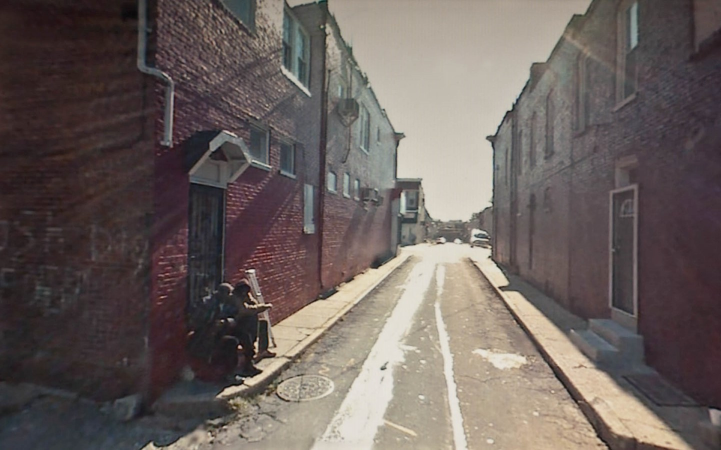
#> input picture 1.tiff, 1442 x 900 px (shown at 1/2 size); the run also reads 4 pictures not shown here
$ python Histogram.py
#> lines starting #> are read from the running program, lines starting #| are printed output that depends on the picture
import numpy as np
import math
import cv2
import imageio
from matplotlib import pyplot as plt

def equalizes(img,hist,cdf):

    row = np.size(img,0)
    col = np.size(img,1)
    newImg= np.zeros((row,col),np.uint8)
    for x in range(0,255):
        H= (cdf[x]*255-cdf[np.min(img)]*255)/(cdf[254]-cdf[np.min(img)])
        H=round(H)
        newImg[img==x]=H


    return newImg
"""
--------------------------------------------------------------------------------------------
"""
img1 = cv2.imread('1.tiff',0)
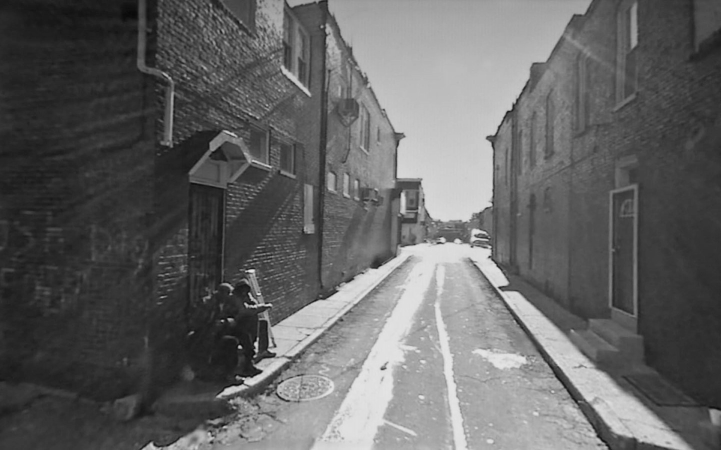
#> img1: shape (900, 1442) (shown at 1/2 size); min 6, max 232, mean 99.4
img2 = cv2.imread('2.png',0)
#> img2: shape (900, 1442); min 0, max 232, mean 99.7
gif  = imageio.mimread('3.gif')
#> gif = 1 item
img3 = cv2.cvtColor(gif[0],cv2.COLOR_BGR2GRAY)
img4 = cv2.imread('4.jpg',0)
#> img4: shape (900, 1442); min 6, max 232, mean 99.4
img5 = cv2.imread('5.bmp',0)
#> img5: shape (900, 1442); min 6, max 232, mean 99.4
"""
showing image
"""
plt.subplot(151),plt.imshow(img1,cmap="gray"),plt.axis("off"),plt.title("format:TIFF")
plt.subplot(152),plt.imshow(img2,cmap="gray"),plt.axis("off"),plt.title("format:PNG")
plt.subplot(153),plt.imshow(img3,cmap="gray"),plt.axis("off"),plt.title("format:GIF")
plt.subplot(154),plt.imshow(img4,cmap="gray"),plt.axis("off"),plt.title("format:JPG")
plt.subplot(155),plt.imshow(img4,cmap="gray"),plt.axis("off"),plt.title("format:BMP")
plt.show()
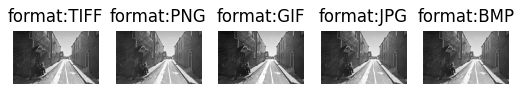
#> figure drawn by matplotlib, 5 panels


hist1,bins = np.histogram([img1],bins=range(256))
#> hist1 = 255 values, max 19413 at index 51, min 0 at index 0, mean 5089.4; bins = 256 values from 0 to 255

hist2 = cv2.calcHist([img1],[0],None,[256],[0,255])
#> hist2 = 256 values, max 19413 at index 51, min 0 at index 0, mean 5069.5
hist3 = cv2.calcHist([img3],[0],None,[256],[0,255])
#> hist3 = 256 values, max 30240 at index 55, min 0 at index 0, mean 5069.5
hist4 = cv2.calcHist([img4],[0],None,[256],[0,255])
#> hist4 = 256 values, max 19547 at index 52, min 0 at index 0, mean 5069.5
hist5 = cv2.calcHist([img5],[0],None,[256],[0,255])
#> hist5 = 256 values, max 19528 at index 52, min 0 at index 0, mean 5069.5


plt.subplot(511),plt.plot(hist1),plt.title("format:TIFF")
plt.subplot(512),plt.plot(hist2),plt.title("format:PNG")
plt.subplot(513),plt.plot(hist3),plt.title("format:GIF")
plt.subplot(514),plt.plot(hist4),plt.title("format:JPG")
plt.subplot(515),plt.plot(hist5),plt.title("format:BMP")
plt.show()
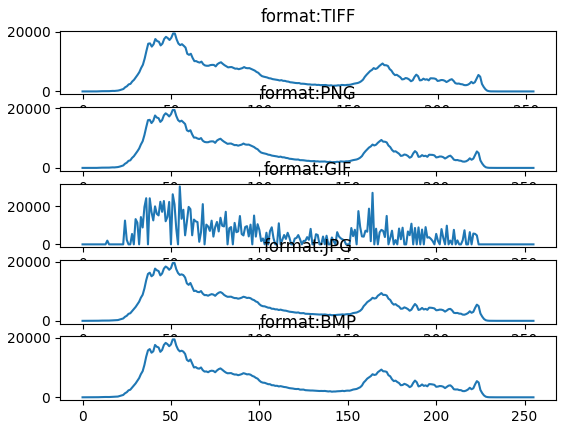
#> figure drawn by matplotlib, 5 panels; panel 1: curve peaks at x = 51, y = 19413; panel 2: curve peaks at x = 51, y = 19413; panel 3: curve peaks at x = 55, y = 30240; panel 4: curve peaks at x = 52, y = 19547

cdf1 = np.cumsum(hist1)
#> cdf1 = 255 values from 0 to 1297800
cdf2 = np.cumsum(hist2)
#> cdf2 = 256 values from 0 to 1297800
cdf3 = np.cumsum(hist3)
#> cdf3 = 256 values from 0 to 1297800
cdf4 = np.cumsum(hist4)
#> cdf4 = 256 values from 0 to 1297800
cdf5 = np.cumsum(hist5)
#> cdf5 = 256 values from 0 to 1297800
plt.subplot(511),plt.plot(cdf1),plt.title("format:TIFF")
plt.subplot(512),plt.plot(cdf2),plt.title("format:PNG")
plt.subplot(513),plt.plot(cdf3),plt.title("format:GIF")
plt.subplot(514),plt.plot(cdf4),plt.title("format:JPG")
plt.subplot(515),plt.plot(cdf5),plt.title("format:BMP")
plt.show()
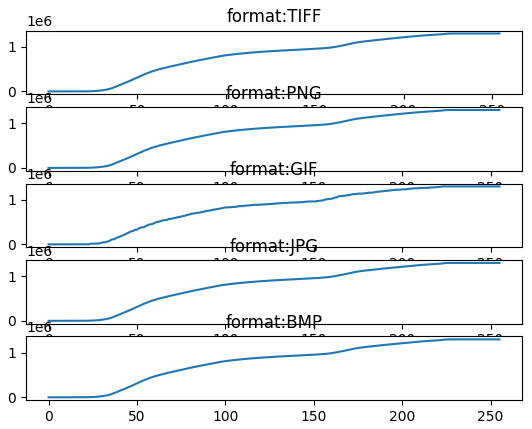
#> figure drawn by matplotlib, 5 panels; panel 1: curve peaks at x = 232, y = 1297800; panel 2: curve peaks at x = 232, y = 1297800; panel 3: curve peaks at x = 223, y = 1297800; panel 4: curve peaks at x = 232, y = 1297800


img1=equalizes(img1,hist1,cdf1)
#> in equalizes, `row = np.size(img,0)`: row = 900
#> in equalizes, `col = np.size(img,1)`: col = 1442
#> the loop in equalizes, `for x in range(0,255):` made 255 passes
#> H on passes 1 to 3: 0, 0, 0
#> after the loop in equalizes, `for x in range(0,255):`:
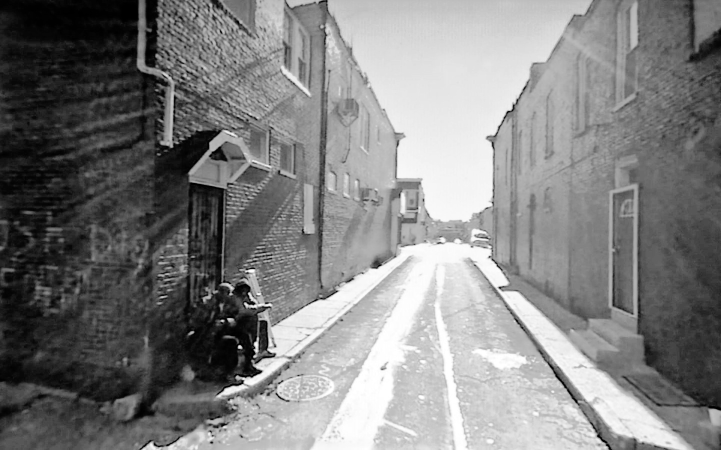
#> newImg: shape (900, 1442) (shown at 1/2 size); min 0, max 255, mean 128.4
img2=equalizes(img2,hist2,cdf2)
#> the loop in equalizes (call 2), `for x in range(0,255):` made 255 passes
img3=equalizes(img3,hist3,cdf3)
img4=equalizes(img4,hist4,cdf4)
img5=equalizes(img5,hist5,cdf5)
plt.subplot(151),plt.imshow(img1,cmap="gray"),plt.axis("off"),plt.title("format:TIFF")
plt.subplot(152),plt.imshow(img2,cmap="gray"),plt.axis("off"),plt.title("format:PNG")
plt.subplot(153),plt.imshow(img3,cmap="gray"),plt.axis("off"),plt.title("format:GIF")
plt.subplot(154),plt.imshow(img4,cmap="gray"),plt.axis("off"),plt.title("format:JPG")
plt.subplot(155),plt.imshow(img4,cmap="gray"),plt.axis("off"),plt.title("format:BMP")
plt.show()
hist1,bins = np.histogram([img1],bins=range(256))
#> hist1 = 255 values, max 19413 at index 65, min 0 at index 9, mean 5089.4
hist2 = cv2.calcHist([img2],[0],None,[255],[0,255])
#> hist2 = 255 values, max 67867 at index 24, min 0 at index 9, mean 5069.5
hist3 = cv2.calcHist([img3],[0],None,[255],[0,255])
#> hist3 = 255 values, max 30240 at index 81, min 0 at index 1, mean 5071.1
hist4 = cv2.calcHist([img4],[0],None,[255],[0,255])
#> hist4 = 255 values, max 19547 at index 69, min 0 at index 9, mean 5070.2
hist5 = cv2.calcHist([img5],[0],None,[255],[0,255])
#> hist5 = 255 values, max 19528 at index 69, min 0 at index 9, mean 5070.3

plt.subplot(511),plt.plot(hist1),plt.title("format:TIFF")
plt.subplot(512),plt.plot(hist2),plt.title("format:PNG")
plt.subplot(513),plt.plot(hist3),plt.title("format:GIF")
plt.subplot(514),plt.plot(hist4),plt.title("format:JPG")
plt.subplot(515),plt.plot(hist5),plt.title("format:BMP")
plt.show()
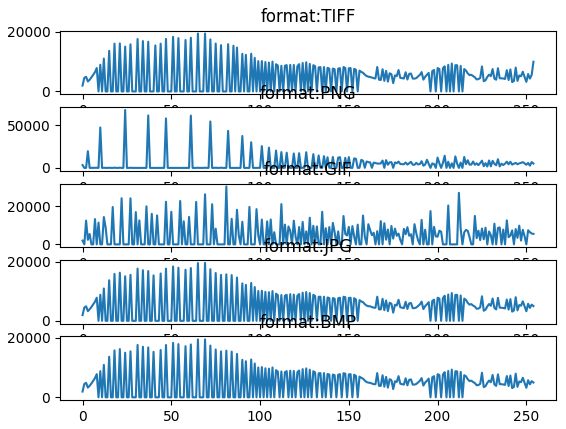
#> figure drawn by matplotlib, 5 panels; panel 1: curve peaks at x = 65, y = 19413; panel 2: curve peaks at x = 24, y = 67867; panel 3: curve peaks at x = 81, y = 30240; panel 4: curve peaks at x = 69, y = 19547
cdf1 = np.cumsum(hist1)
#> cdf1 = 255 values from 1959 to 1297800
cdf2 = np.cumsum(hist2)
#> cdf2 = 255 values from 3322 to 1292716
cdf3 = np.cumsum(hist3)
#> cdf3 = 255 values from 1957 to 1293138
cdf4 = np.cumsum(hist4)
#> cdf4 = 255 values from 1934 to 1292910
cdf5 = np.cumsum(hist5)
#> cdf5 = 255 values from 1935 to 1292918
plt.subplot(511),plt.plot(cdf1),plt.title("format:TIFF")
plt.subplot(512),plt.plot(cdf2),plt.title("format:PNG")
plt.subplot(513),plt.plot(cdf3),plt.title("format:GIF")
plt.subplot(514),plt.plot(cdf4),plt.title("format:JPG")
plt.subplot(515),plt.plot(cdf5),plt.title("format:BMP")
plt.show()
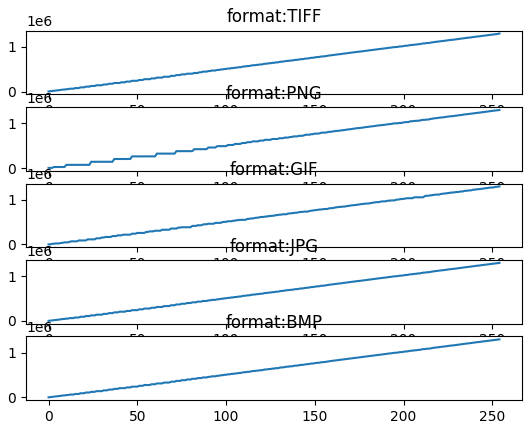
#> figure drawn by matplotlib, 5 panels; panel 1: curve peaks at x = 254, y = 1297800; panel 2: curve peaks at x = 254, y = 1292716; panel 3: curve peaks at x = 254, y = 1293138; panel 4: curve peaks at x = 254, y = 1292910
